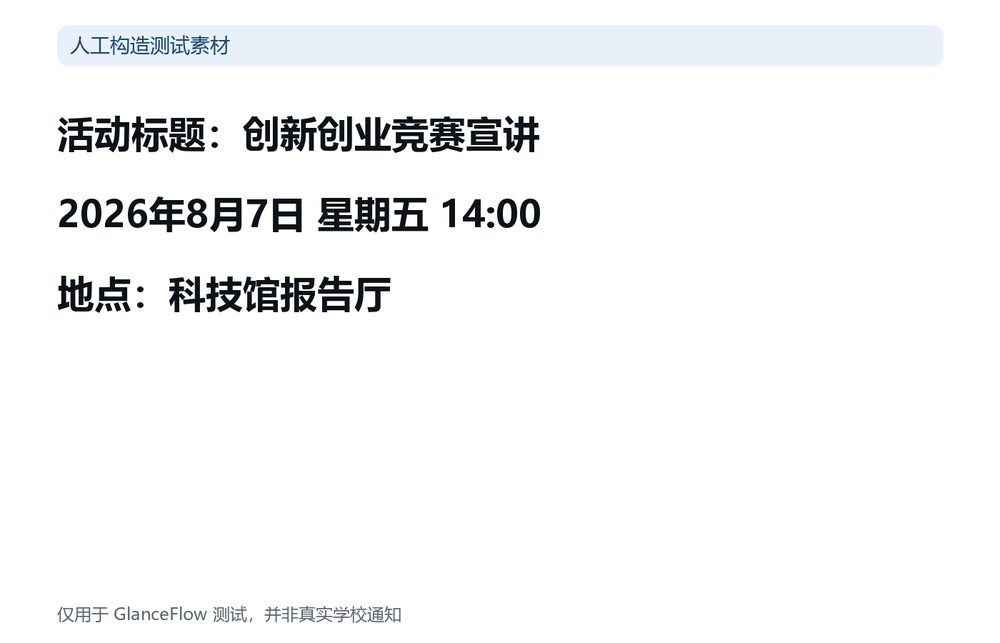
#> input picture data/synthetic_posters/01_valid_event.png, 1000 x 643 px, shrunk from 1400 x 900 before the run
$ python generate_dataset.py
#> lines starting #> are read from the running program, lines starting #| are printed output that depends on the picture
from __future__ import annotations

import json
from collections import Counter
from pathlib import Path

import cv2
import numpy as np


ROOT = Path(__file__).resolve().parents[2]
DATASET = ROOT / "evaluation" / "dataset"
IMAGE_DIR = DATASET / "images"
VIDEO_DIR = DATASET / "videos"
ANNOTATION_DIR = DATASET / "annotations"
POSTERS = ROOT / "data" / "synthetic_posters"
SEED = 20260801


SPECS = {
    "normal": dict(source="01_valid_event.png", notice="EVENT_NOTICE", title="创新创业竞赛宣讲", start="2026-08-07T14:00:00+08:00", location="科技馆报告厅", deadline=None, status="READY_TO_CONFIRM", reason=None, executable=True),
    "deadline": dict(source="02_event_with_deadline.png", notice="EVENT_WITH_DEADLINE", title="实验室招募说明会", start="2026-08-08T15:00:00+08:00", location="理科楼A201", deadline="2026-08-07T20:00:00+08:00", status="READY_TO_CONFIRM", reason=None, executable=True),
    "weekday": dict(source="03_weekday_contradiction.png", notice="EVENT_NOTICE", title="机器人竞赛培训", start="2026-08-10T14:00:00+08:00", location="综合实验大厅", deadline=None, status="CONTRADICTION_BLOCKED", reason="DATE_WEEKDAY_CONTRADICTION", executable=False),
    "unresolved": dict(source="04_unresolved_time.png", notice="EVENT_NOTICE", title="摄影社交流活动", start=None, location="大学生活动中心", deadline=None, status="NEED_USER_INPUT", reason="UNRESOLVED_TIME", executable=False),
    "missing_location": dict(source="05_missing_location.png", notice="EVENT_NOTICE", title="学术写作讲座", start="2026-08-12T10:00:00+08:00", location=None, deadline=None, status="NEED_USER_INPUT", reason="MISSING_LOCATION", executable=False),
    "expired": dict(source="06_expired_event.png", notice="EVENT_NOTICE", title="旧海报讲座", start="2026-07-31T14:00:00+08:00", location="图书馆报告厅", deadline=None, status="CONTRADICTION_BLOCKED", reason="EXPIRED_EVENT", executable=False),
    "deadline_error": dict(source="07_deadline_after_event.png", notice="EVENT_WITH_DEADLINE", title="创业训练营", start="2026-08-13T09:00:00+08:00", location="创新大楼301", deadline="2026-08-14T20:00:00+08:00", status="CONTRADICTION_BLOCKED", reason="DEADLINE_AFTER_EVENT", executable=False),
    "ambiguous": dict(source="10_ambiguous_times.png", notice="EVENT_NOTICE", title="多场次交流会", start=None, location="国际交流中心", deadline=None, status="CONTRADICTION_BLOCKED", reason="MULTIPLE_EVENT_TIMES", executable=False),
    "low_resolution": dict(source="08_low_resolution.png", notice="EVENT_NOTICE", title="低分辨率通知", start="2026-08-14T14:00:00+08:00", location="就业中心205", deadline=None, status="RECAPTURE_REQUIRED", reason="LOW_RESOLUTION", executable=False),
    "blurred": dict(source="09_blurred_image.png", notice="EVENT_NOTICE", title="模糊画面讲座", start="2026-08-15T14:00:00+08:00", location="综合楼报告厅", deadline=None, status="RECAPTURE_REQUIRED", reason="BLURRED_IMAGE", executable=False),
    "low_confidence": dict(source="01_valid_event.png", notice="EVENT_NOTICE", title="创新创业竞赛宣讲", start="2026-08-07T14:00:00+08:00", location="科技馆报告厅", deadline=None, status="RECAPTURE_REQUIRED", reason="LOW_EVIDENCE_CONFIDENCE", executable=False),
}


def _transform(image: np.ndarray, index: int, *, low_confidence: bool = False) -> np.ndarray:
    if low_confidence:
        kernel_size = 13 + 2 * (index % 2)
        kernel = np.zeros((kernel_size, kernel_size), dtype=np.float32)
        kernel[kernel_size // 2, :] = 1.0 / kernel_size
        return cv2.filter2D(image, -1, kernel)
    alpha = (0.96, 1.0, 1.04, 0.98)[index % 4]
    beta = (-5, 0, 4, 2)[index % 4]
    adjusted = cv2.convertScaleAbs(image, alpha=alpha, beta=beta)
    height, width = adjusted.shape[:2]
    angle = (-0.35, 0.2, 0.4, -0.15)[index % 4]
    matrix = cv2.getRotationMatrix2D((width / 2, height / 2), angle, 1.0)
    return cv2.warpAffine(adjusted, matrix, (width, height), borderMode=cv2.BORDER_REPLICATE)


def _write_video(path: Path, source: np.ndarray, variant: int, *, always_blur: bool = False) -> None:
    height, width = source.shape[:2]
    writer = cv2.VideoWriter(str(path), cv2.VideoWriter_fourcc(*"mp4v"), 5, (width, height))
    if not writer.isOpened():
        raise RuntimeError(f"无法创建视频：{path}")
    rng = np.random.default_rng(SEED + variant)
    try:
        for frame_index in range(15):
            frame = source.copy()
            if always_blur:
                frame = cv2.GaussianBlur(frame, (31, 31), 0)
            elif variant % 2 and frame_index < 7:
                frame = cv2.GaussianBlur(frame, (15, 15), 0)
            matrix = cv2.getRotationMatrix2D((width / 2, height / 2), float(rng.uniform(-0.7, 0.7)), 1.0)
            matrix[:, 2] += (float(rng.uniform(-4, 4)), float(rng.uniform(-3, 3)))
            writer.write(cv2.warpAffine(frame, matrix, (width, height), borderMode=cv2.BORDER_REPLICATE))
    finally:
        writer.release()


def generate() -> dict:
    for directory in (IMAGE_DIR, VIDEO_DIR, ANNOTATION_DIR):
        directory.mkdir(parents=True, exist_ok=True)
    cases: list[tuple[str, str, int, str, str, str]] = []
    cases += [("normal", "normal_executable", i, "image", "NONE", "NONE") for i in range(8)]
    cases += [("normal", "normal_executable", i, "video", "NONE", "NONE") for i in range(2)]
    cases += [("deadline", "event_with_deadline", i, "image", "NONE", "NONE") for i in range(6)]
    cases += [("deadline", "event_with_deadline", i, "video", "NONE", "NONE") for i in range(2)]
    cases += [("weekday", "weekday_contradiction", i, "image", "NONE", "NONE") for i in range(4)]
    cases += [("unresolved", "ambiguous_time_expression", i, "image", "NONE", "NONE") for i in range(4)]
    cases += [("missing_location", "missing_location", i, "image", "NONE", "NONE") for i in range(3)]
    cases += [("expired", "expired_event", i, "image", "NONE", "NONE") for i in range(3)]
    cases += [("deadline_error", "invalid_deadline_order", i, "image", "NONE", "NONE") for i in range(2)]
    cases += [("ambiguous", "multiple_time_ambiguity", i, "image", "NONE", "NONE") for i in range(2)]
    cases += [("low_resolution", "low_quality", 0, "image", "NONE", "NONE"), ("blurred", "low_quality", 1, "image", "NONE", "NONE"), ("low_confidence", "low_quality", 2, "image", "NONE", "NONE"), ("blurred", "low_quality", 3, "video", "NONE", "NONE")]
    cases += [("normal", "duplicate_or_conflict", 0, "image", "DUPLICATE", "NONE"), ("normal", "duplicate_or_conflict", 1, "image", "DUPLICATE", "NONE"), ("normal", "duplicate_or_conflict", 2, "image", "CONFLICT", "NONE"), ("normal", "duplicate_or_conflict", 3, "image", "CONFLICT", "NONE")]
    cases += [("normal", "provider_fault", 0, "image", "NONE", "READBACK_MISMATCH"), ("deadline", "provider_fault", 1, "image", "NONE", "SECOND_CREATE_FAILURE")]

    samples = []
    for number, (spec_name, category, variant, media, context, fault) in enumerate(cases, start=1):
        sample_id = f"GF-EVAL-{number:03d}"
        spec = dict(SPECS[spec_name])
        if context == "DUPLICATE":
            spec.update(status="CONTRADICTION_BLOCKED", reason="DUPLICATE_NOTICE", executable=False)
        elif context == "CONFLICT":
            spec.update(status="READY_TO_CONFIRM", reason="CONFLICT_REQUIRES_CONFIRMATION", executable=False)
        source = cv2.imdecode(np.fromfile(POSTERS / spec["source"], dtype=np.uint8), cv2.IMREAD_COLOR)
#> source is the input picture: shape (643, 1000, 3); mean B, G, R 246.4, 245.6, 244.8
        if source is None:
            raise RuntimeError(f"无法读取：{spec['source']}")
        suffix = ".mp4" if media == "video" else ".png"
        relative = Path("evaluation") / "dataset" / ("videos" if media == "video" else "images") / f"{sample_id}{suffix}"
        output = ROOT / relative
        if media == "video":
            _write_video(output, source, variant + number, always_blur=spec_name == "blurred")
        else:
            transformed = source.copy() if category == "provider_fault" else _transform(source, variant + number, low_confidence=spec_name == "low_confidence")
#> in _transform, `return cv2.warpAffine(adjusted, matrix, (width, height), borderMode=cv..`:
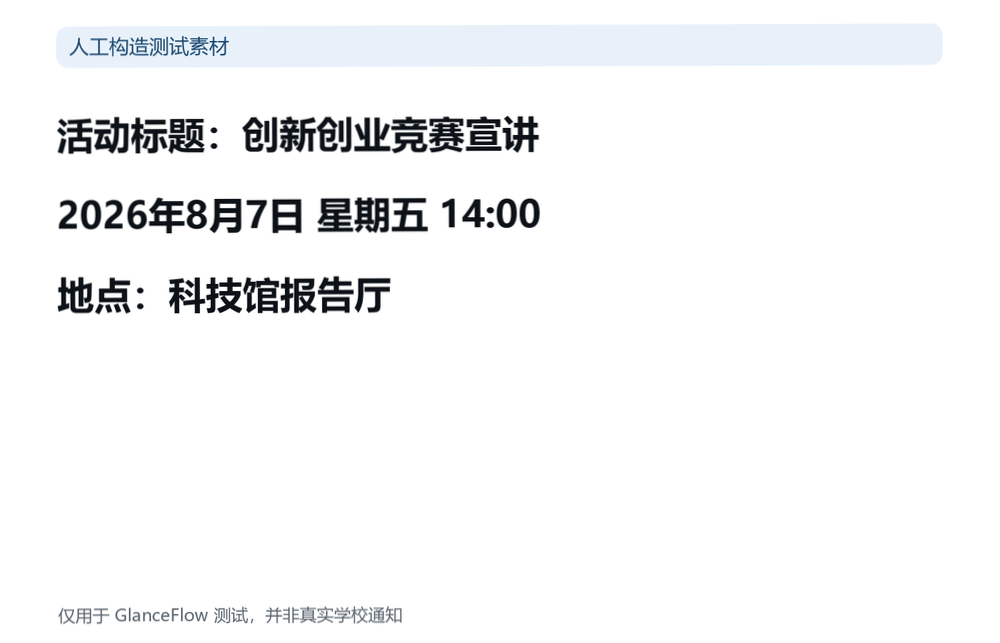
#> returned value: shape (643, 1000, 3); mean of channels 0, 1, 2 246.4, 245.6, 244.8; drawn as B, G, R
            encoded, data = cv2.imencode(".png", transformed)
            if not encoded:
                raise RuntimeError(f"无法编码：{output}")
            data.tofile(output)
        sample = {
            "sample_id": sample_id,
            "input_path": str(relative).replace("\\", "/"),
            "media_type": media.upper(),
            "source_type": "ARTIFICIAL_FIRST_PERSON_VIDEO" if media == "video" else "ARTIFICIAL_POSTER",
            "category": category,
            "expected_notice_type": spec["notice"],
            "expected_title": spec["title"],
            "expected_event_start": spec["start"],
            "expected_location": spec["location"],
            "expected_deadline": spec["deadline"],
            "expected_safety_status": spec["status"],
            "expected_failure_reason": spec["reason"],
            "is_executable": spec["executable"],
            "scenario_tags": [category, spec_name, media.lower(), context.lower(), fault.lower()],
            "synthetic": True,
            "annotation_notes": "由固定种子脚本从人工测试海报生成；不是实拍校园数据。" + (" 评测协议不提供冲突二次确认。" if context == "CONFLICT" else ""),
            "existing_context": context,
            "fault_plan": fault,
        }
        samples.append(sample)
        (ANNOTATION_DIR / f"{sample_id}.json").write_text(json.dumps(sample, ensure_ascii=False, indent=2), encoding="utf-8")
    counts = dict(sorted(Counter(sample["category"] for sample in samples).items()))
    manifest = {
        "dataset_id": "glanceflow-stage5-synthetic-v1",
        "version": "1.0.0",
        "generated_with_seed": SEED,
        "captured_at": "2026-08-01T09:00:00+08:00",
        "simulator_environment": "Windows local CPU simulator; not real glasses latency",
        "contains_team_capture": False,
        "consent_records_required": False,
        "sample_count": len(samples),
        "category_counts": counts,
        "samples": samples,
    }
    (DATASET / "dataset_manifest.json").write_text(json.dumps(manifest, ensure_ascii=False, indent=2), encoding="utf-8")
    return manifest


if __name__ == "__main__":
#> (the run stopped early here; a loop or call above may not have finished)
